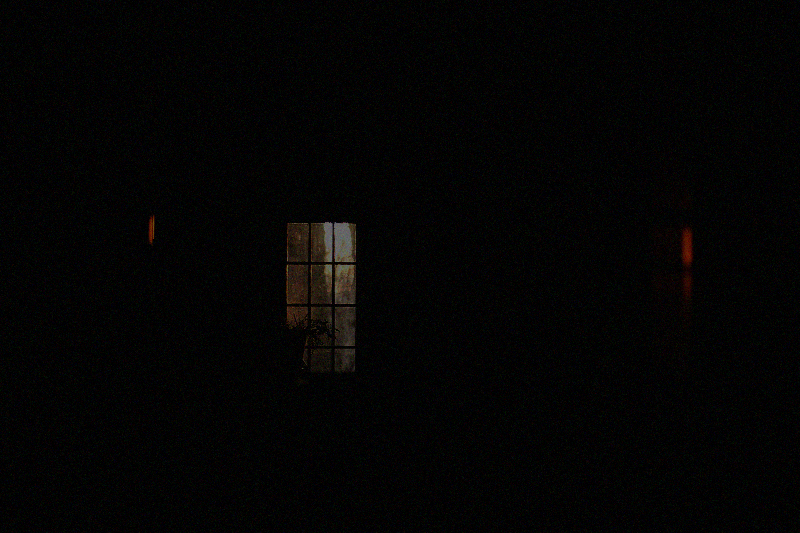
#> input picture 1_trial_dark.png, 800 x 533 px; its folder holds only this picture in this run
$ python trial.py --image 1_trial_dark.png
#> lines starting #> are read from the running program, lines starting #| are printed output that depends on the picture
"""
Trial Version - Low Light Image Enhancement
A simple trial that showcases the project capabilities
"""

import os
import cv2
import numpy as np
from PIL import Image
import matplotlib.pyplot as plt
import argparse
import time

# [18 lines left out: function create_trial_image, not called in this run]

def create_dark_version(image, darkness_level=0.3):
    """Create a dark version of the image"""
    print("🌙 Creating dark version...")

    # Apply gamma correction to darken
    gamma = 2.5
    dark_img = np.power(image / 255.0, gamma) * 255.0

    # Reduce brightness
    dark_img = dark_img * darkness_level

    # Add some noise
    noise = np.random.normal(0, 8, dark_img.shape)
    dark_img = np.clip(dark_img + noise, 0, 255)

    return dark_img.astype(np.uint8)

def enhance_gamma(image, gamma=2.2):
    """Apply gamma correction"""
    inv_gamma = 1.0 / gamma
    table = np.array([((i / 255.0) ** inv_gamma) * 255 for i in np.arange(0, 256)]).astype("uint8")
    return cv2.LUT(image, table)

# [5 lines left out: function enhance_histogram, not called in this run]

def enhance_clahe(image):
    """Apply CLAHE"""
    lab = cv2.cvtColor(image, cv2.COLOR_BGR2LAB)
    clahe = cv2.createCLAHE(clipLimit=2.0, tileGridSize=(8, 8))
    lab[:, :, 0] = clahe.apply(lab[:, :, 0])
    return cv2.cvtColor(lab, cv2.COLOR_LAB2BGR)

def enhance_brightness_contrast(image, alpha=1.5, beta=30):
    """Apply brightness and contrast"""
    return cv2.convertScaleAbs(image, alpha=alpha, beta=beta)

def enhance_comprehensive(image):
    """Apply comprehensive enhancement"""
    # Step 1: Gamma correction
    enhanced = enhance_gamma(image, gamma=2.2)

    # Step 2: Brightness and contrast
    enhanced = enhance_brightness_contrast(enhanced, alpha=1.3, beta=20)

    # Step 3: CLAHE
    enhanced = enhance_clahe(enhanced)

    return enhanced

# [92 lines left out: function run_trial, not called in this run]

def trial_with_custom_image(image_path):
    """Run trial with a custom image"""
    if not os.path.exists(image_path):
        print(f"❌ Image not found: {image_path}")
        return

    print(f"🖼️  Running trial with custom image: {image_path}")

    # Load image
    image = cv2.imread(image_path)
    if image is None:
        print("❌ Could not load image. Please check the file format.")
        return

    # Resize if too large
    height, width = image.shape[:2]
    if width > 800 or height > 600:
        scale = min(800/width, 600/height)
        new_width = int(width * scale)
        new_height = int(height * scale)
        image = cv2.resize(image, (new_width, new_height))
        print(f"📏 Resized image to {new_width}x{new_height}")

    # Create dark version
    dark = create_dark_version(image, darkness_level=0.4)

    # Apply comprehensive enhancement
    enhanced = enhance_comprehensive(dark)

    # Save results
    base_name = os.path.splitext(os.path.basename(image_path))[0]
    cv2.imwrite(f'{base_name}_trial_dark.png', dark)
    cv2.imwrite(f'{base_name}_trial_enhanced.png', enhanced)

    # Create comparison
    fig, axes = plt.subplots(1, 3, figsize=(15, 5))

    axes[0].imshow(cv2.cvtColor(image, cv2.COLOR_BGR2RGB))
    axes[0].set_title('Original')
    axes[0].axis('off')

    axes[1].imshow(cv2.cvtColor(dark, cv2.COLOR_BGR2RGB))
    axes[1].set_title('Low Light')
    axes[1].axis('off')

    axes[2].imshow(cv2.cvtColor(enhanced, cv2.COLOR_BGR2RGB))
    axes[2].set_title('Enhanced')
    axes[2].axis('off')

    plt.tight_layout()
    plt.savefig(f'{base_name}_trial_comparison.png', dpi=150, bbox_inches='tight')
    plt.show()

    print(f"✅ Trial completed! Check the generated files:")
    print(f"  - {base_name}_trial_dark.png")
    print(f"  - {base_name}_trial_enhanced.png")
    print(f"  - {base_name}_trial_comparison.png")

def main():
    parser = argparse.ArgumentParser(description='Low Light Image Enhancement - Trial Version')
    parser.add_argument('--image', type=str, help='Path to custom image for trial')
    parser.add_argument('--demo', action='store_true', help='Run demo trial (default)')

    args = parser.parse_args()

    if args.image:
        trial_with_custom_image(args.image)
#> in trial_with_custom_image, image is the input picture: shape (533, 800, 3); mean B, G, R 3.5, 3.7, 4.1
#> in create_dark_version, `dark_img = np.clip(dark_img + noise, 0, 255)`:
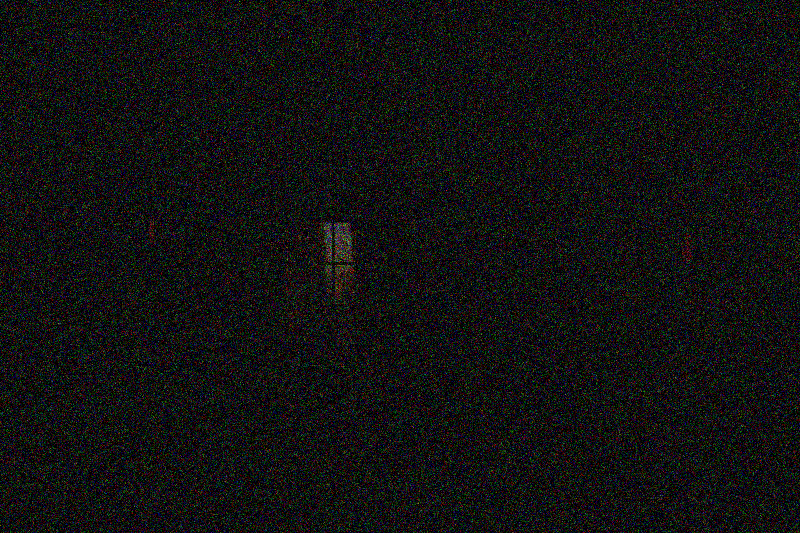
#> dark_img: shape (533, 800, 3) float64; mean B, G, R 3.2, 3.2, 3.2; drawn with min black and max white
#> in enhance_brightness_contrast, `return cv2.convertScaleAbs(image, alpha=alpha, beta=beta)`:
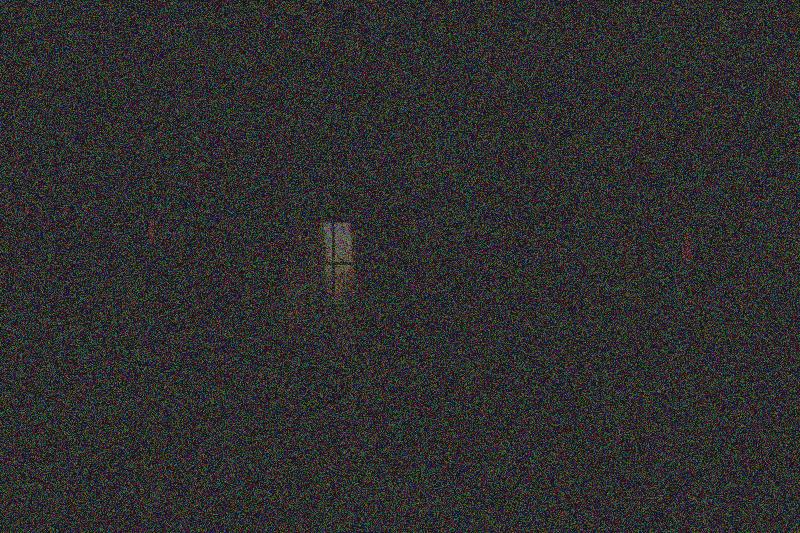
#> returned value: shape (533, 800, 3); mean of channels 0, 1, 2 46.2, 46.4, 46.5; drawn as B, G, R
#> in enhance_clahe, `lab = cv2.cvtColor(image, cv2.COLOR_BGR2LAB)`: lab: shape (533, 800, 3); mean of channels 0, 1, 2 53.2, 131.7, 129.9
#> in enhance_clahe, `lab[:, :, 0] = clahe.apply(lab[:, :, 0])`: lab: shape (533, 800, 3); mean of channels 0, 1, 2 81.7, 131.7, 129.9
#> in enhance_clahe, `return cv2.cvtColor(lab, cv2.COLOR_LAB2BGR)`:
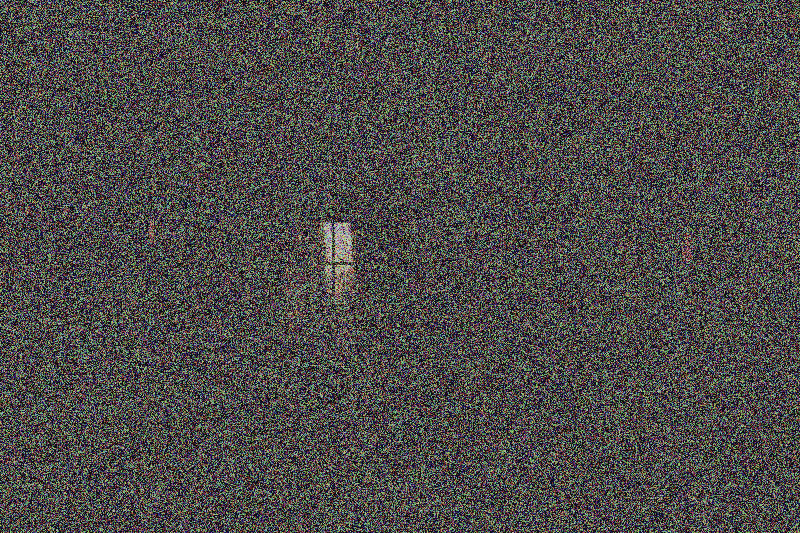
#> returned value: shape (533, 800, 3); mean B, G, R 72.9, 74.5, 76.3
#> in trial_with_custom_image, `plt.savefig(f'{base_name}_trial_comparison.png', dpi=150, bbox_inches=..`:
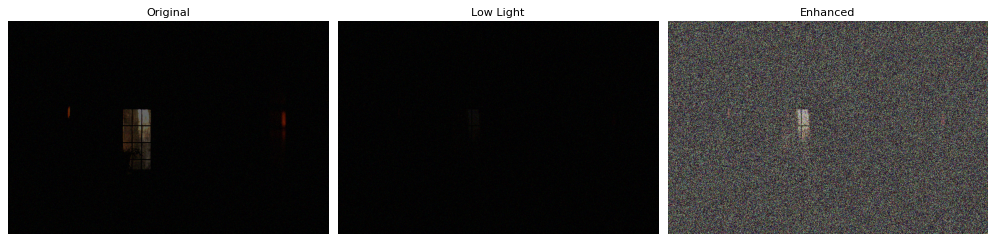
#> figure drawn by matplotlib, 3 panels
    else:
        run_trial()

if __name__ == '__main__':
    main()
